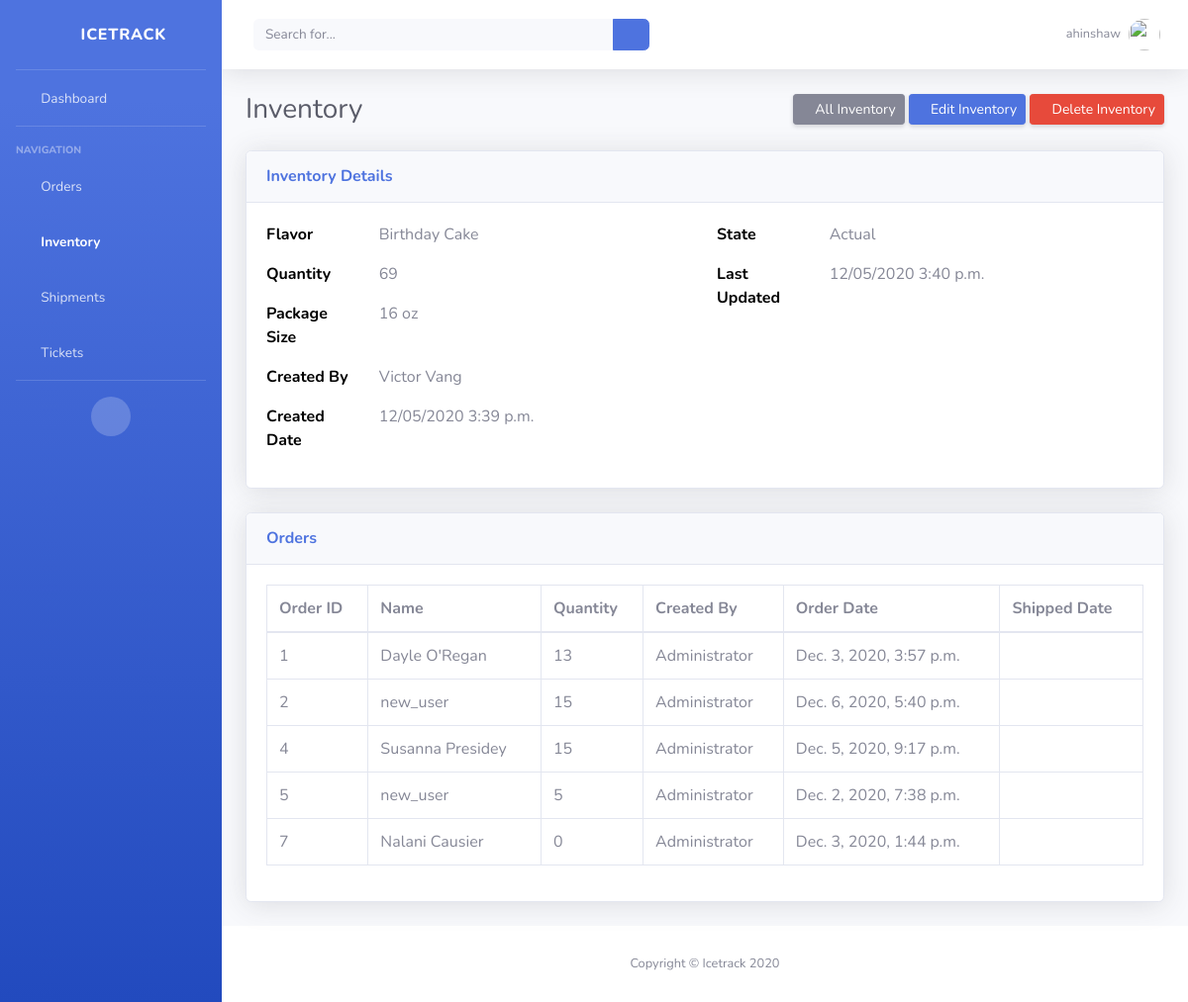
The app's page /inventory/1/ (signed in), older data.
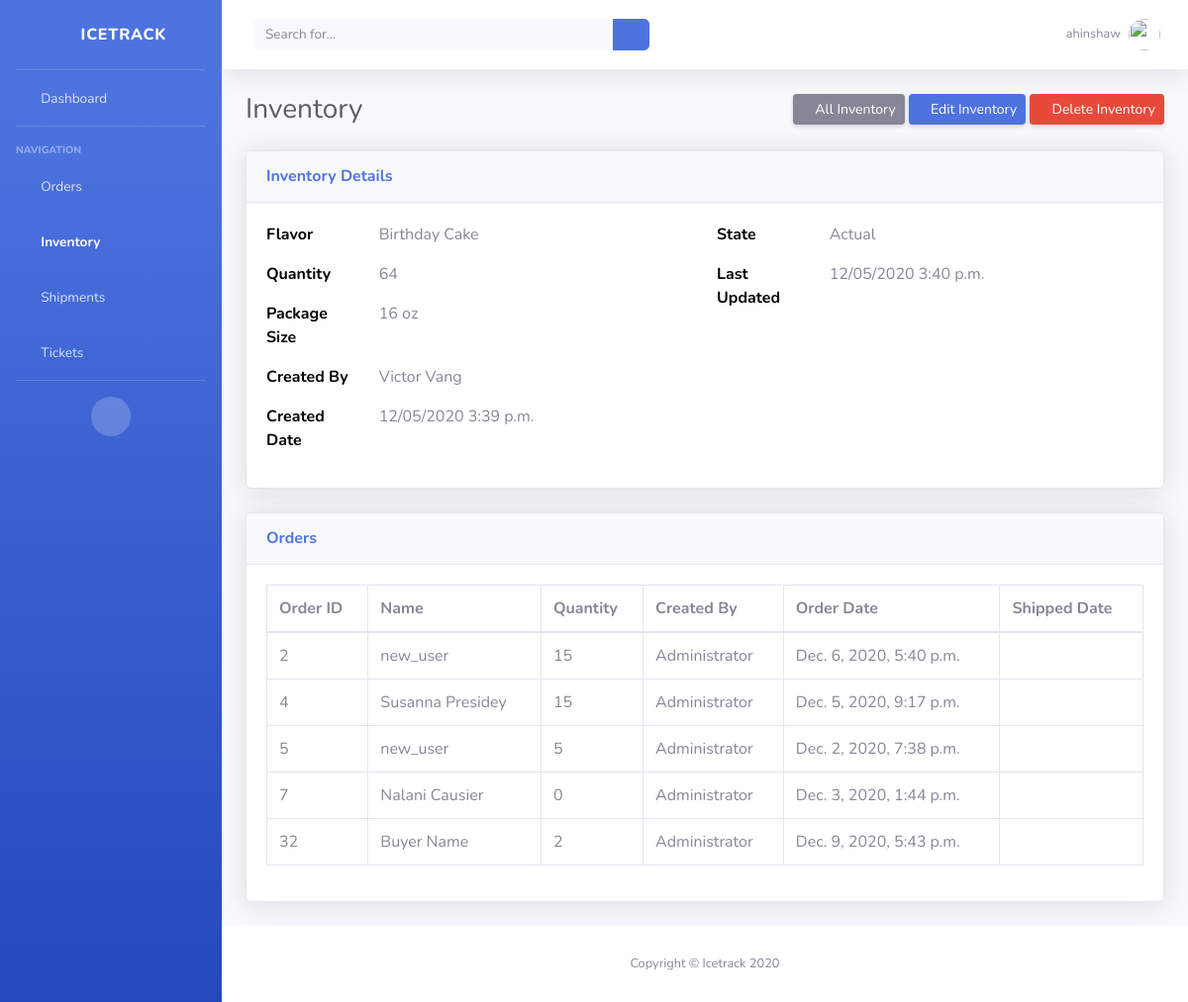
The same page, newer data.
### icetrack/models.py (models this page shows, shortened)
class Inventory(models.Model):
    STATE_CHOICES = [
        ('Actual', 'Actual'),
        ('Planned', 'Planned'),
        ('Spoilage', 'Spoilage'),
        ('Defective', 'Defective'),
    ]
    item_name = models.CharField(max_length=50, null=True)
    quantity = models.IntegerField(default='0', blank=True, null=True)
    package_size = models.IntegerField(default='0', blank=True, null=True)
    state = models.CharField(max_length=10, choices=STATE_CHOICES, default='Planned')
    received_quantity = models.IntegerField(default='0', blank=True, null=True)
    received_by = models.CharField(max_length=50, blank=True, null=True)
    num_orders = models.IntegerField(default='0', blank=True, null=True)
    sold_quantity = models.IntegerField(default='0', blank=True, null=True)
    sold_by = models.CharField(max_length=50, blank=True, null=True)
    sold_to = models.CharField(max_length=50, blank=True, null=True)
    created_by = models.CharField(max_length=50, blank=True, null=True, default='Administrator')
    reorder_level = models.IntegerField(default='0', blank=True, null=True)
    date_created = models.DateTimeField(auto_now_add=True, auto_now=False)
    last_updated = models.DateTimeField(auto_now_add=False, auto_now=True)
    export_to_CSV = models.BooleanField(default=False)

class Order(models.Model):
    STATUS_CHOICES = [
        ('Placed', 'Placed'),
        ('Fulfilled', 'Fulfilled'),
        ('Canceled', 'Canceled'),
    ]
    name = models.CharField(max_length=50, blank=True, null=True)
    items = models.ManyToManyField('Inventory', blank=True, through='OrderItem')
    status = models.CharField(max_length=10, choices=STATUS_CHOICES, default='Placed')
    order_date = models.DateTimeField(auto_now_add=True, auto_now=False)
    created_by = models.ForeignKey(User, on_delete=models.CASCADE)

class OrderItem(models.Model):
    order = models.ForeignKey('Order', on_delete=models.CASCADE)
    inventory_item = models.ForeignKey('Inventory', on_delete=models.CASCADE)
    quantity_on_order = models.IntegerField(default='0', blank=True, null=True)
    submitted = models.BooleanField(default=False, blank=True, null=True)
    def __str__(self):
        return str(self.quantity_on_order)

### icetrack/views.py (the view)
# urls.py: path('inventory/<int:pk>/', InventoryDetailView.as_view(), name="inventory_detail"),
@method_decorator(login_required, name='dispatch')
class InventoryDetailView(DetailView):
    model = Inventory
    template_name = 'inventory_detail.html'
    def dispatch(self, request, *args, **kwargs):
        if not request.user.is_staff:
            return redirect('home')
        return super(InventoryDetailView, self).dispatch(request, *args, **kwargs)
    def get_context_data(self, **kwargs):
        context = super().get_context_data(**kwargs)
        context['orders'] = Order.objects.filter(items=self.kwargs['pk'])
        context['order_items'] = OrderItem.objects.filter(inventory_item=self.kwargs['pk'])
        return context

### templates/inventory_detail.html (shortened to what the changed rows need)
{% extends 'base_authenticated.html' %}
{% block content%}
<div class="container-fluid">
    <div class="d-sm-flex align-items-center justify-content-between mb-4">
        <h1 class="h3 mb-0 text-gray-800">Inventory</h1>
    </div>
    <div class="card shadow mb-4">
        <div class="card-body">
            <div class="row">
                <div class="col">
                    <div class="row">
                        <div class="col-9" style="width: 8rem;">
                            <p>{{ object.item_name }}</p>
                        </div>
                    </div>
                    <div class="row">
                        <div class="col-9">
                            <p>{{ object.quantity }}</p>
                        </div>
                    </div>
                    <div class="row">
                        <div class="col-9">
                            <p>{{ object.package_size }} oz</p>
                        </div>
                    </div>
                    <div class="row">
                        <div class="col-9">
                            {% if object.created_by is None %}
                                <p>N/A</p>
                            {% else %}
                                <p>{{ object.created_by }}</p>
                            {% endif %}
                        </div>
                    </div>
                    <div class="row">
                        <div class="col-9">
                            <p>{{ object.date_created|date:"SHORT_DATETIME_FORMAT" }}</p>
                        </div>
                    </div>
                </div>
                <div class="col">
                    <div class="row">
                        <div class="col-9">
                            <p>{{ object.state }}</p>
                        </div>
                    </div>
                    <div class="row">
                        <div class="col-9">
                            <p>{{ object.last_updated|date:"SHORT_DATETIME_FORMAT" }}</p>
                        </div>
                    </div>
                </div>
            </div>
        </div>
    </div>
    <div class="card shadow mb-4">
        <div class="card-body">
            <div class="table-responsive">
                <table class="table table-bordered" id="dataTable" width="100%" cellspacing="0">
                    <thead>
                        <tr>
                            <th>Order ID</th>
                            <th>Name</th>
                            <th>Quantity</th>
                            <th>Created By</th>
                            <th>Order Date</th>
                            <th>Shipped Date</th>
                        </tr>
                    </thead>
                    <tbody>
                        {% for order in orders %}
                            <tr>
                                <td>{{ order.id }}</td>
                                <td>{{ order.name }}</td>
                                <td>
                                    {% for order_item in order_items %}
                                        {% if order_item.order == order %}
                                            {{ order_item }}
                                        {% endif %}
                                    {% endfor %}
                                </td>
                                <td>Administrator</td>
                                <td>{{ order.order_date }}</td>
                                <td>{{ order.shipped_date }}</td>
                            </tr>
                        {% endfor %}
                    </tbody>
                </table>
            </div>
        </div>
    </div>
</div>
{% endblock content %}

Row changes from the older to the newer data that the page shows:
removed Order: id "1", name "Dayle O'Regan", order_date "Dec. 3, 2020, 3:57 p.m."
removed OrderItem: quantity_on_order "13", shown under "1"
changed Inventory "Birthday Cake": quantity "69" → "64"
added Order: id "32", name "Buyer Name", order_date "Dec. 9, 2020, 5:43 p.m."
added OrderItem: quantity_on_order "2", shown under "32"
